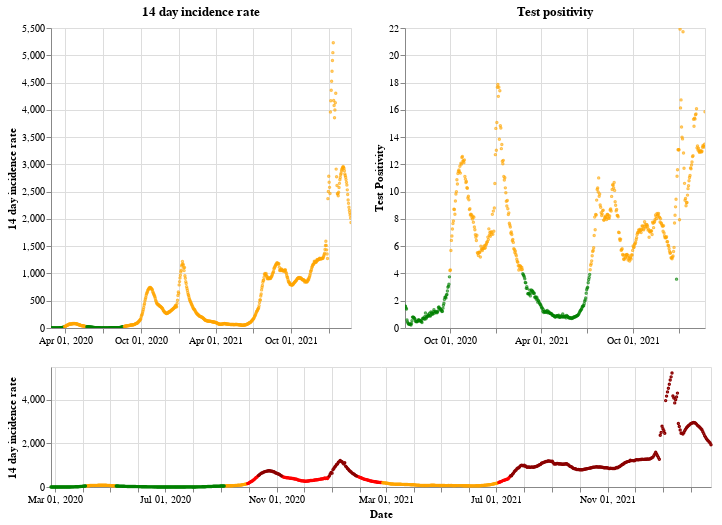

This figure's notebook cell:
### Markdown cell above
## Northern Ireland

### Code cell
plot_traffic_light('Northern Ireland')

### Figure 1 — Vega-Lite specification as saved in the notebook (floating-point values rounded to 4 significant figures; data arrays with more than 128 entries replaced by an {"elided": "..."} marker saying what was removed)
{"config": {"view": {"continuousWidth": 400, "continuousHeight": 300}}, "vconcat": [{"hconcat": [{"mark": {"type": "point", "size": 2}, "encoding": {"color": {"condition": {"value": "green", "test": "(datum.twoWeeklyCasesRate <= 25)"}, "value": "orange"}, "tooltip": [{"type": "nominal", "field": "areaName"}, {"type": "temporal", "field": "date"}, {"type": "quantitative", "field": "twoWeeklyCasesRate"}, {"type": "quantitative", "field": "testPositivity"}], "x": {"type": "temporal", "axis": {"title": ""}, "field": "date", "scale": {"domain": {"selection": "DateBrush"}}, "timeUnit": "yearmonthdate"}, "y": {"type": "quantitative", "axis": {"title": "14 day incidence rate"}, "field": "twoWeeklyCasesRate"}}, "title": "14 day incidence rate", "width": 300}, {"mark": {"type": "point", "size": 2}, "encoding": {"color": {"condition": {"value": "green", "test": "(datum.testPositivity <= 4)"}, "value": "orange"}, "tooltip": [{"type": "nominal", "field": "areaName"}, {"type": "temporal", "field": "date"}, {"type": "quantitative", "field": "twoWeeklyCasesRate"}, {"type": "quantitative", "field": "testPositivity"}], "x": {"type": "temporal", "axis": {"title": ""}, "field": "date", "scale": {"domain": {"selection": "DateBrush"}}, "timeUnit": "yearmonthdate"}, "y": {"type": "quantitative", "axis": {"title": "Test Positivity"}, "field": "testPositivity"}}, "title": "Test positivity", "width": 300}]}, {"layer": [{"mark": {"type": "point", "size": 2}, "encoding": {"color": {"condition": {"value": "orange", "test": "(((datum.testPositivity < 4) && (datum.twoWeeklyCasesRate >= 50)) && (datum.twoWeeklyCasesRate < 200))"}, "value": "red"}, "opacity": {"condition": {"value": 1, "test": "((datum.twoWeeklyCasesRate >= 50) && (datum.twoWeeklyCasesRate < 500))"}, "value": 0}, "tooltip": [{"type": "nominal", "field": "areaName"}, {"type": "temporal", "field": "date"}, {"type": "quantitative", "field": "twoWeeklyCasesRate"}, {"type": "quantitative", "field": "testPositivity"}], "x": {"type": "temporal", "axis": {"title": "Date"}, "field": "date", "timeUnit": "yearmonthdate"}, "y": {"type": "quantitative", "axis": {"title": "14 day incidence rate"}, "field": "twoWeeklyCasesRate"}}, "selection": {"DateBrush": {"type": "interval", "encodings": ["x"], "fields": ["Time"]}}}, {"mark": {"type": "point", "size": 2}, "encoding": {"color": {"value": "darkred"}, "opacity": {"condition": {"value": 1, "test": "(datum.twoWeeklyCasesRate >= 500)"}, "value": 0}, "tooltip": [{"type": "nominal", "field": "areaName"}, {"type": "temporal", "field": "date"}, {"type": "quantitative", "field": "twoWeeklyCasesRate"}, {"type": "quantitative", "field": "testPositivity"}], "x": {"type": "temporal", "axis": {"title": "Date"}, "field": "date", "timeUnit": "yearmonthdate"}, "y": {"type": "quantitative", "axis": {"title": "14 day incidence rate"}, "field": "twoWeeklyCasesRate"}}}, {"mark": {"type": "point", "size": 2}, "encoding": {"color": {"condition": {"value": "green", "test": "((datum.testPositivity < 4) && (datum.twoWeeklyCasesRate < 50))"}, "value": "orange"}, "opacity": {"condition": {"value": 1, "test": "(datum.twoWeeklyCasesRate < 50)"}, "value": 0}, "tooltip": [{"type": "nominal", "field": "areaName"}, {"type": "temporal", "field": "date"}, {"type": "quantitative", "field": "twoWeeklyCasesRate"}, {"type": "quantitative", "field": "testPositivity"}], "x": {"type": "temporal", "axis": {"title": "Date"}, "field": "date", "timeUnit": "yearmonthdate"}, "y": {"type": "quantitative", "axis": {"title": "14 day incidence rate"}, "field": "twoWeeklyCasesRate"}}}], "height": 120, "width": 660}], "data": {"name": "data-7ddcface3e1b56b3079ed2da597c4ec8"}, "$schema": "https://vega.github.io/schema/vega-lite/v4.8.1.json", "datasets": {"data-7ddcface3e1b56b3079ed2da597c4ec8": {"elided": "729 records"}}}
